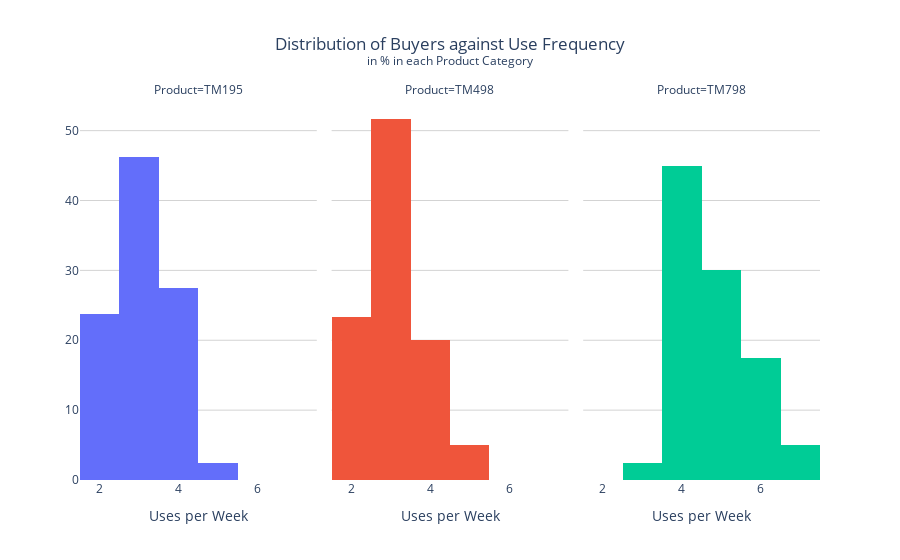

This figure's notebook cell:
### Code cell
# Distribution of Buyers against Usage for each Product category

title_ = 'Distribution of Buyers against Use Frequency<br><sup>in % in each Product Category'
labels_ = {"Usage":"Uses per Week"}
usage_hist = px.histogram(df, x = 'Usage',
                          histnorm = 'percent',
                          facet_col = "Product",
                          color = "Product",
                          labels = labels_,
                          title = title_)
usage_hist.update_layout(title_x = 0.5, yaxis_title = None, plot_bgcolor = 'white')
usage_hist.update_yaxes(gridcolor = "lightgrey")
usage_hist.update_layout(showlegend = False)
usage_hist.show()

### Figure 1 — Plotly figure (JSON) as saved in the notebook; plotly's stock layout.template omitted (floating-point values rounded to 4 significant figures)
{"data": [{"alignmentgroup": "True", "bingroup": "x", "histnorm": "percent", "hovertemplate": "Product=TM195<br>Uses per Week=%{x}<br>percent=%{y}<extra></extra>", "legendgroup": "TM195", "marker": {"color": "#636efa", "pattern": {"shape": ""}}, "name": "TM195", "offsetgroup": "TM195", "orientation": "v", "showlegend": true, "type": "histogram", "x": [3, 2, 4, 3, 4, 3, 3, 3, 5, 2, 3, 3, 4, 3, 3, 3, 2, 4, 4, 2, 4, 4, 4, 5, 2, 3, 4, 3, 2, 2, 3, 3, 2, 3, 3, 4, 2, 3, 3, 4, 3, 3, 4, 2, 2, 2, 3, 3, 4, 3, 3, 2, 4, 4, 3, 2, 2, 3, 4, 2, 3, 4, 2, 4, 3, 3, 4, 3, 3, 2, 2, 3, 4, 3, 4, 3, 3, 3, 4, 3], "xaxis": "x", "yaxis": "y"}, {"alignmentgroup": "True", "bingroup": "x", "histnorm": "percent", "hovertemplate": "Product=TM498<br>Uses per Week=%{x}<br>percent=%{y}<extra></extra>", "legendgroup": "TM498", "marker": {"color": "#EF553B", "pattern": {"shape": ""}}, "name": "TM498", "offsetgroup": "TM498", "orientation": "v", "showlegend": true, "type": "histogram", "x": [3, 2, 3, 3, 5, 2, 2, 3, 3, 3, 4, 3, 3, 3, 3, 3, 3, 2, 3, 2, 5, 3, 2, 4, 3, 2, 2, 4, 4, 4, 4, 4, 3, 3, 4, 3, 2, 2, 4, 3, 4, 2, 3, 5, 3, 4, 3, 3, 3, 3, 3, 3, 2, 4, 3, 3, 3, 3, 2, 2], "xaxis": "x2", "yaxis": "y2"}, {"alignmentgroup": "True", "bingroup": "x", "histnorm": "percent", "hovertemplate": "Product=TM798<br>Uses per Week=%{x}<br>percent=%{y}<extra></extra>", "legendgroup": "TM798", "marker": {"color": "#00cc96", "pattern": {"shape": ""}}, "name": "TM798", "offsetgroup": "TM798", "orientation": "v", "showlegend": true, "type": "histogram", "x": [4, 3, 4, 4, 5, 4, 4, 4, 5, 5, 4, 4, 5, 4, 6, 6, 4, 4, 5, 4, 4, 4, 6, 7, 6, 5, 7, 6, 5, 5, 6, 4, 5, 4, 5, 6, 5, 5, 4, 4], "xaxis": "x3", "yaxis": "y3"}], "layout": {"annotations": [{"font": {}, "showarrow": false, "text": "Product=TM195", "x": 0.16, "xanchor": "center", "xref": "paper", "y": 1, "yanchor": "bottom", "yref": "paper"}, {"font": {}, "showarrow": false, "text": "Product=TM498", "x": 0.5, "xanchor": "center", "xref": "paper", "y": 1, "yanchor": "bottom", "yref": "paper"}, {"font": {}, "showarrow": false, "text": "Product=TM798", "x": 0.84, "xanchor": "center", "xref": "paper", "y": 1, "yanchor": "bottom", "yref": "paper"}], "autosize": true, "barmode": "relative", "legend": {"title": {"text": "Product"}, "tracegroupgap": 0}, "plot_bgcolor": "white", "showlegend": false, "title": {"text": "Distribution of Buyers against Use Frequency<br><sup>in % in each Product Category", "x": 0.5}, "xaxis": {"anchor": "y", "autorange": true, "domain": [0, 0.32], "range": [1.5, 7.5], "title": {"text": "Uses per Week"}, "type": "linear"}, "xaxis2": {"anchor": "y2", "autorange": true, "domain": [0.34, 0.66], "matches": "x", "range": [1.5, 7.5], "title": {"text": "Uses per Week"}, "type": "linear"}, "xaxis3": {"anchor": "y3", "autorange": true, "domain": [0.68, 1.0], "matches": "x", "range": [1.5, 7.5], "title": {"text": "Uses per Week"}, "type": "linear"}, "yaxis": {"anchor": "x", "autorange": true, "domain": [0, 1], "gridcolor": "lightgrey", "range": [0, 54.39], "title": {}}, "yaxis2": {"anchor": "x2", "autorange": true, "domain": [0, 1], "gridcolor": "lightgrey", "matches": "y", "range": [0, 54.39], "showticklabels": false}, "yaxis3": {"anchor": "x3", "autorange": true, "domain": [0, 1], "gridcolor": "lightgrey", "matches": "y", "range": [0, 54.39], "showticklabels": false}}}
